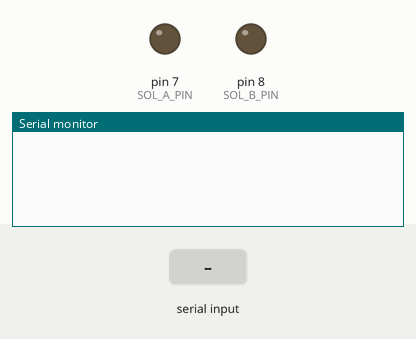
Recording of a sketch running on a simulated Arduino Uno, built with avr-gcc and run on an emulated ATmega328P. Shown: output pins drawn as LEDs (lit = HIGH), the last lines printed to the serial monitor. The inputs (shaded band) are chosen by the test bench.

Above: at 1.2 s.
1.3 s: "info\n" received over Serial
At 2.1 s:
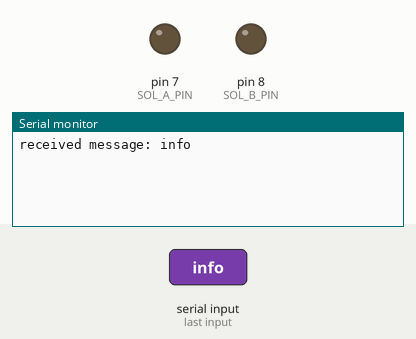
2.8 s: "A\n" received over Serial
At 4.0 s:
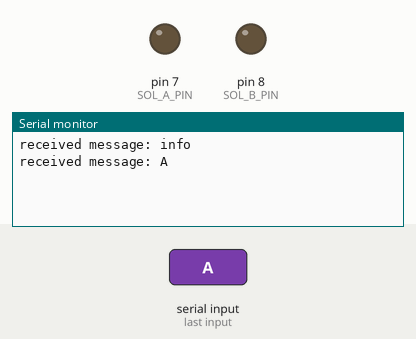
4.3 s: "1\n" received over Serial
At 5.2 s:
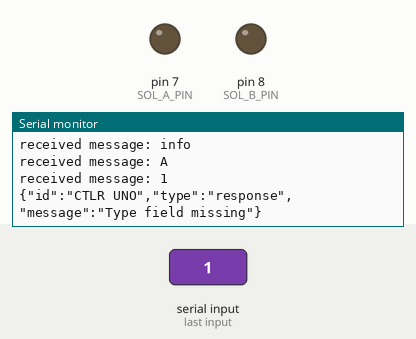

The sketch:

controller2.ino
```cpp
#include <ArduinoJson.h>

#define MYID "CTLR UNO"
#define SOL_A_PIN 7
#define SOL_B_PIN 8

String err_message = "";
String message = "";

void setup()
{
  pinMode(SOL_A_PIN, OUTPUT);
  pinMode(SOL_B_PIN, OUTPUT);
  Serial.begin(9600);
}

void loop()
{

  bool ignore = false;
  err_message = "OK";
  //bool messageReady = false;

  // RESPOND TO REQUEST FROM SHIELD (from server)
  while (!Serial.available()) {}

  message = Serial.readStringUntil('\n');

  //if (messageReady){
  Serial.print("received message: ");
  Serial.println(message);
  Serial.flush();
  StaticJsonDocument<100> doc;
  DeserializationError error = deserializeJson(doc, message);
  if(error) {
    // Print response so shield can see
    err_message = "DeserializeJson failed";
  } else {
    if (!doc.containsKey("type")) {
      err_message = "Type field missing";
    } else {

      if (doc["type"] == "info") {
        ignore = true;
      } else {
        if (!doc.containsKey("zone") || !doc.containsKey("amount (L)")) {
          err_message = "Missing ZONE or AMOUNT (L) keys";
        }

        // If no error, call solenoid ctl based on message
        int error = solenoid_ctl(doc["zone"], doc["amount (L)"]);
        if (error) {
          err_message = "Solenoid control unsuccessful";
        }
      }
    }
    //}

    if (!ignore) {
      // Ack in serial
      StaticJsonDocument<100> resp_doc;
      resp_doc["id"] = MYID;
      resp_doc["type"] = "response";
      resp_doc["message"] = err_message;
      serializeJson(resp_doc, Serial);
      Serial.println("");
      Serial.flush();
    }
  }
}

int solenoid_ctl(String zone, float amount) {

// L to mL multiplied by ratio (7.5 mL per second)
// now in seconds, convert to ms for delay function

int ms = round(((amount/1000)*7.5)/1000);

if (!strcmp((zone.c_str()), "A")) {
    digitalWrite(SOL_A_PIN, HIGH);
    delay(ms);
    digitalWrite(SOL_A_PIN, LOW);
}
else {
    digitalWrite(SOL_B_PIN, HIGH);
    delay(ms);
    digitalWrite(SOL_B_PIN, LOW);
}

  return 0;
}
```

Measured:
- after the input at 1.3 s, the serial monitor: prints a new line at once (image 1)
- after the input at 2.8 s, the serial monitor: prints a new line at once (image 2)
- after the input at 4.3 s, the serial monitor: prints a new line at once (image 3)
